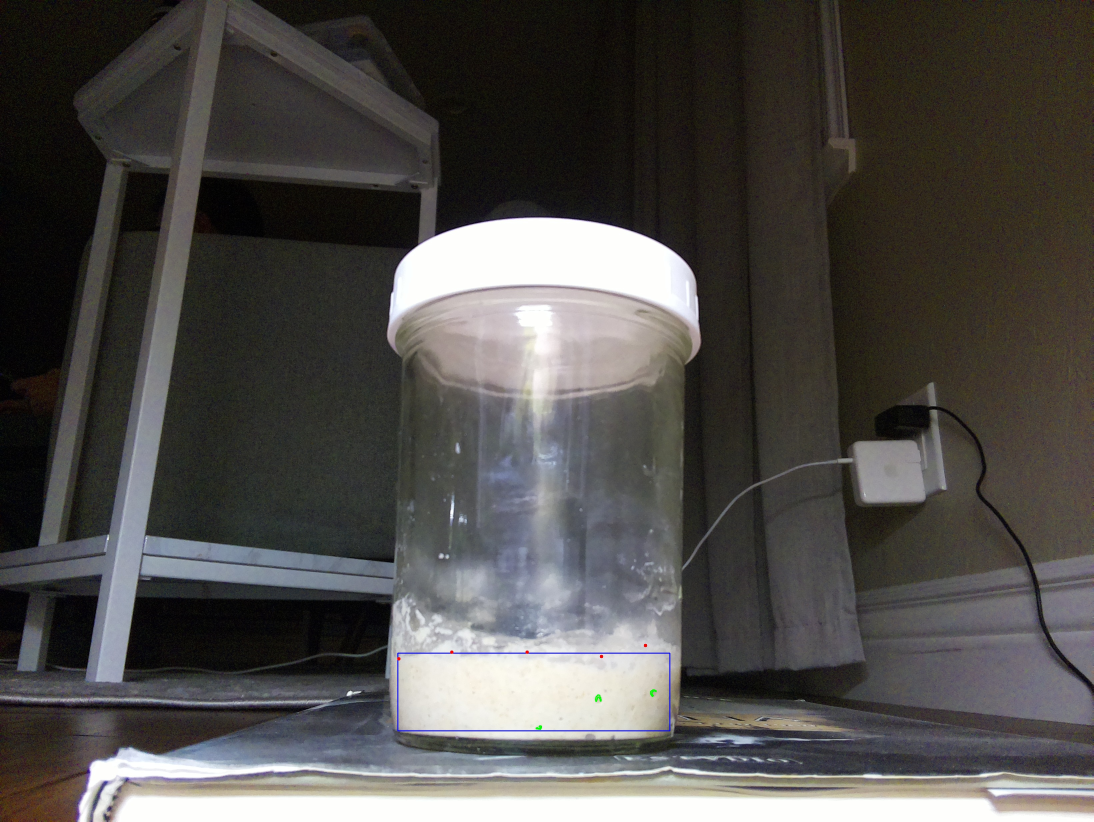
#> input picture processed_images/processed_image_0004.jpg, 3280 x 2464 px, found by its file name (shown at 1/3 size)
$ python bubble_count_05.py
#> lines starting #> are read from the running program, lines starting #| are printed output that depends on the picture; after the words box and inside, x2 and y2 are one past the last pixel; in counts of white or black regions, pixels touching at a corner belong together
import cv2
import numpy as np

# Load the processed image (ensure it's the correct path)
image_path = "/Users/patrickjohnson/python-projects/timelapse/images/bubble_count/processed_image_0004.jpg"  # Replace with the path to your image
image = cv2.imread(image_path)
#> image is the input picture: shape (2464, 3280, 3); mean B, G, R 74.6, 77, 79.3

# Convert to grayscale
gray_image = cv2.cvtColor(image, cv2.COLOR_BGR2GRAY)
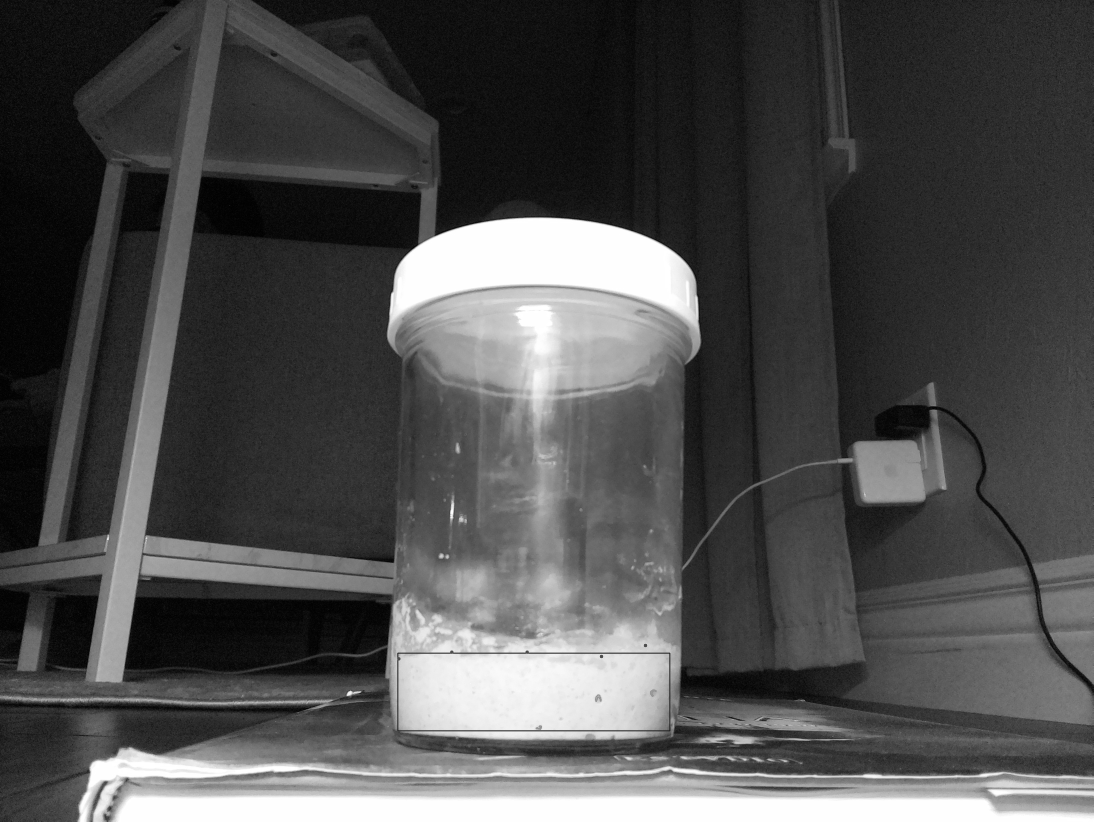
#> gray_image: shape (2464, 3280) (shown at 1/3 size); min 0, max 255, mean 77.4

# Apply thresholding (adjust values if needed)
_, binary_image = cv2.threshold(gray_image, 80, 255, cv2.THRESH_BINARY)
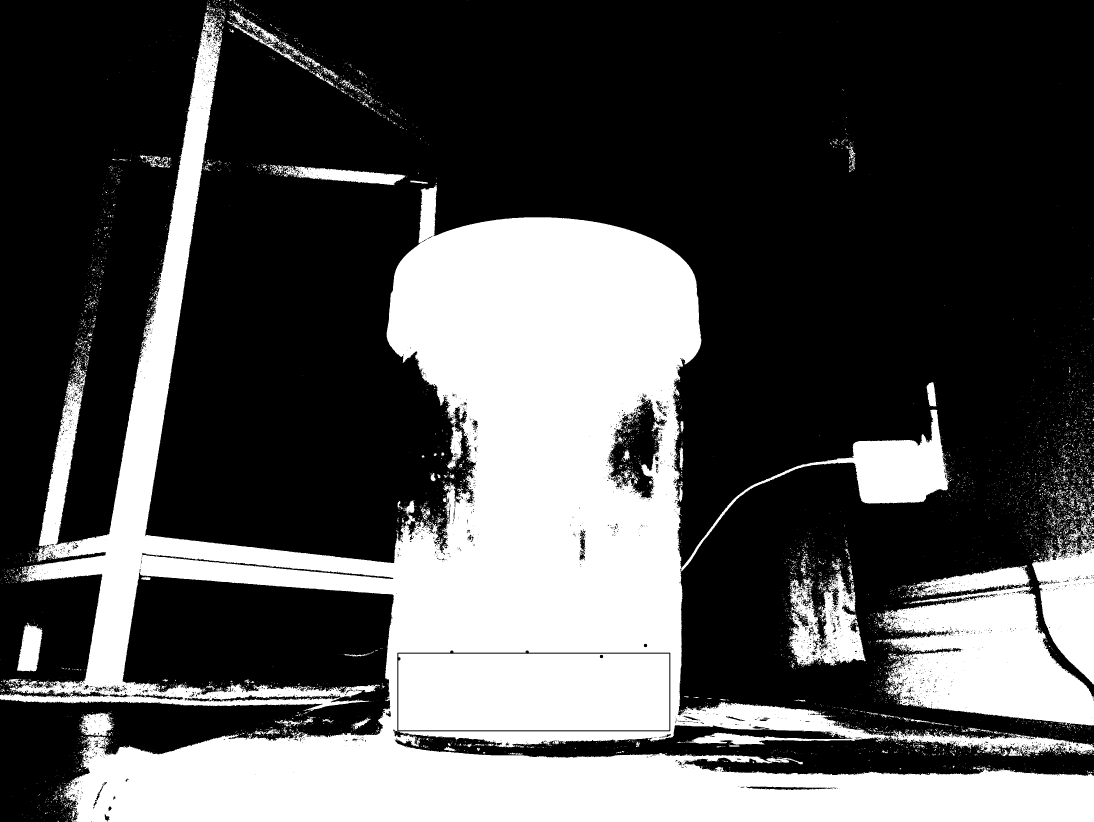
#> binary_image: shape (2464, 3280) (shown at 1/3 size); 32.2% white; 7091 white regions (6706 under 20 px)

# Find contours
contours, _ = cv2.findContours(binary_image, cv2.RETR_EXTERNAL, cv2.CHAIN_APPROX_SIMPLE)
#> contours = 6724 contours, 6531 with area under 20; largest, box (x1, y1, x2, y2) and area: (0, 36, 3280, 2464) 2292514, (2635, 1695, 3280, 2177) 185193, (3096, 1608, 3280, 2053) 50130, (2366, 1711, 2597, 1998) 37356, (815, 495, 1216, 556) 10277

# Filter contours based on area and circularity
bubble_count = 0
for contour in contours:
    area = cv2.contourArea(contour)
    perimeter = cv2.arcLength(contour, True)
    if perimeter > 0:
        circularity = 4 * np.pi * (area / (perimeter ** 2))
    else:
        circularity = 0  # Avoid division by zero

    # Adjust thresholds for area and circularity
    if 10 < area < 1500 and 0.5 <= circularity <= 1.0:
        bubble_count += 1  # Increment the bubble counter

        # Optional: Highlight the contour in green
        cv2.drawContours(image, [contour], -1, (0, 255, 0), 2)
#> this loop made 6724 passes
#> (area, perimeter, circularity) on passes 50, 88: (78.5, 61.7, 0.259), (21.5, 43.21, 0.145)
#> after the loop, bubble_count = 29

# Display the result
print(f"Number of bubbles detected: {bubble_count}")
#| Number of bubbles detected: 29

# Save or display the image with highlighted bubbles
cv2.imshow("Bubbles Detected", image)
cv2.waitKey(0)  # Press any key to close the window
cv2.destroyAllWindows()
